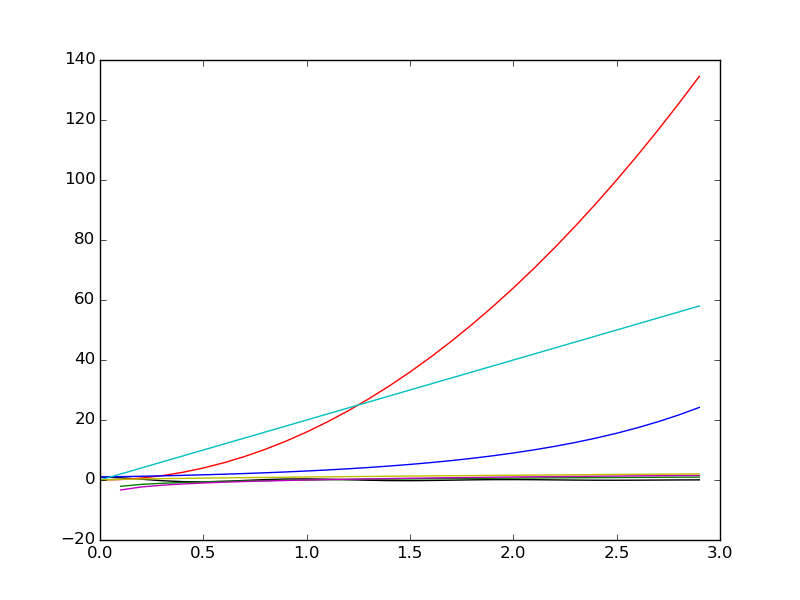

The Python source for this figure:
import numpy as np
import matplotlib.pyplot as plt

def f(t):
    return np.exp(-t) * np.cos(2*np.pi*t)

def _4n2(n):
    return np.power(np.multiply(4,n), 2)

def log(n):
    return np.log(n)/np.log(3)

def log2(n):
    return np.log(n)/np.log(2)

def _3n(n):
    return np.power(3, n)

def _20n(n):
    return np.multiply(n, 20)

def _n23(n):
    return np.power(n, 2/3.0)

t1 = np.arange(0.0, 3.0, 0.1)

plt.figure(1)
#plt.subplot(211)
plt.plot(t1, f(t1), 'k',
         t1, _4n2(t1),'r',
         t1, log(t1),'g',
         t1, _3n(t1),'b',
         t1, _20n(t1),'c',
         t1, log2(t1),'m',
         t1, _n23(t1),'y',
         )

plt.savefig('plot.png')
